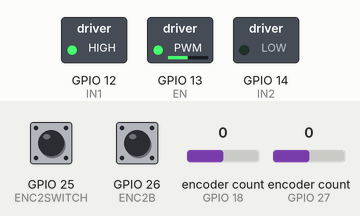
Simulated run of this program. Board: ESP32. Shown: switched loads named in the program (green lamp = pin HIGH). The test bench sets the inputs (shaded band); at power-on: GPIO 25 (ENC2SWITCH) HIGH, GPIO 26 (ENC2B) HIGH, encoder count (sensors on GPIO 18, GPIO 27) 0. What the program prints to the serial monitor is not drawn.

Above: at 1.2 s.
1.3 s: GPIO 25 (ENC2SWITCH) pulled LOW for 0.15 s
At 2.4 s:
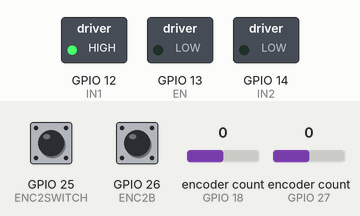
2.9 s: GPIO 25 (ENC2SWITCH) pulled LOW for 1 s
At 3.7 s:
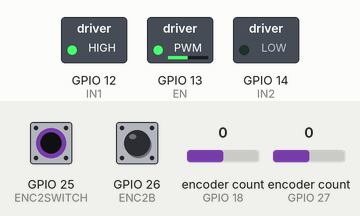
5.4 s: GPIO 25 (ENC2SWITCH) pulled LOW for 3.2 s
At 6.7 s:
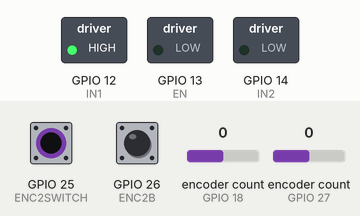
Timing chart, 0 to 8.4 s (numbered marks = the images above; inputs shaded):
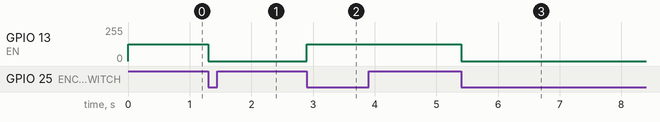

The program:

main.cpp
```cpp
#include <Arduino.h>
#include <ESP32Encoder.h>

#define RADS2RPM 9.5492965964254
#define RPM_GIRARROSTO 1

// Riduzione
//#define GIRARROSTO2ENCODER 19.37    // Girarrosto v1.0 - 500 / 16

/*
    Girarrosto v2.0
    - MotorGear: 75 denti
    - EncoderGear: 15 denti
    - WormWheel: 20 denti

    Riduzione = 75/15 * 20 = 100
*/
#define GIRARROSTO2ENCODER 100    // Girarrosto v2.0 -

// Encoder
#define ENCA 18     // Pin A dell'encoder
#define ENCB 19     // Pin B dell'encoder
#define HALF_QUAD 0 // Flag per decidere se usare half-quad o full-quad
const int pulsesPerRoute = HALF_QUAD ? 100 : 200;       // Numero di impulsi in un giro completo
const float radiansPerPulse = 2*PI / pulsesPerRoute;    // Radianti corrispondenti a 1 impulso
ESP32Encoder Enc;   // Oggetto per gestire l'encoder
long pulseCounter;  // Contatore degli impulsi dell'encoder

// Velocità angolare
float angVel_ps;    // Pulses per second
float angVel_rads;  // Radians per second
float angVel_rpm = 0;   // Routes per minute
float oldVel_rpm;   // Campione precedente

// Variabili temporali: printf(%lu)
unsigned long t=0, oldT;
float deltaT;
int period = 200;   // Deve essere abbastanza grande per avere abbastanza campioni

// Motore con driver L298n
#define EN 13       // Pin su cui mandare il segnale pwm
#define IN1 12      // Pin per la direzione
#define IN2 14      // Pin per la direzione
#define CW 1        // Senso orario
#define CCW 0       // Senso antiorario

// Parametri per PWM : https://randomnerdtutorials.com/esp32-pwm-arduino-ide/
#define CHANNEL 0       // Canale per la funzione ledc
#define FREQUENCY 20000  // Frequenza dell'onda quadra
#define RESOLUTION 11    // Bit di risoluzione del dutycycle => livelli = 2^RESOLUTION
int dutyCycle = 0;
int dutyCycle_print;
const int maxDutyCycle = pow(2, RESOLUTION) -1;
const int pwmSat_low = 1000;
const int pwmSat_high = maxDutyCycle;   // A vuoto consuma 1.25A, meglio non andare più su

// Parametri del PID: funziona QB con 0.01 e 0.01
const float kp = 0.01;
const float ki = 0.01;
const float kd = 0;
volatile float target = 0;    // Velocità angolare da raggiungere e mantenere [rpm]
volatile float memTarget = RPM_GIRARROSTO * GIRARROSTO2ENCODER, tempTarget;    // Variabili per accendere/spegnere la rotazione
float error = 0;
float errorP, errorI, errorD;   // Termini per gestire le varie componenti del PID

// Low-Pass filter
float angVel_filt;
#define N 3
float oldVel[N] = {0};

// Secondo encoder, gestito con interrupt
#define ENC2A 27
#define ENC2B 26
#define ENC2SWITCH 25           // Quando premo sulla manopola
#define KNOB_PULSES_PER_ROUTE 30    // Numero di impulsi per giro
ESP32Encoder knob;              // Oggetto per gestire la manopola
void IRAM_ATTR changeTarget();  // Modifica la velocità target
volatile bool aState, bState;   // Variabili per determinare la direzione
void IRAM_ATTR startStop();     // Accende/spegne la rotazione
volatile bool rotate = true;    // indica se il motore deve girare
volatile unsigned long interruptT = 0;  // Timer per gli interrupt


// Dichiarazioni
void getAngularVelocities(float);
void setDirection(const int);
void setDutyCycle(int);
void lowPassFilter(float);
void changeSpeed();


// ================ SETUP ==================
void setup() {

    Serial.begin(115200);

    // Inizializzazione Encoder di controllo
    pinMode(ENC2A, INPUT);
    pinMode(ENC2B, INPUT);
    pinMode(ENC2SWITCH, INPUT);
    Serial.printf("# Controller: CLK: %d, DT: %d, SW: %d\n", ENC2A, ENC2B, ENC2SWITCH);
    //attachInterrupt(ENC2A, changeTarget, CHANGE);
    attachInterrupt(ENC2SWITCH, startStop, FALLING);
    aState = digitalRead(ENC2A);
    bState = digitalRead(ENC2B);

    // Inizializzazione ledc channel
    ledcSetup(CHANNEL, FREQUENCY, RESOLUTION);
    ledcAttachPin(EN, CHANNEL);
    Serial.printf("# PWM motor signal: EN: %d\n", EN);

    // Inizializzazione pin del motore per la direzione
    pinMode(IN1, OUTPUT);
    pinMode(IN2, OUTPUT);
    setDirection(CW);
    Serial.printf("# Motor direction pins: IN3: %d, IN4: %d\n", IN1, IN2);

    // Inizializzazione dell'encoder
    if ( HALF_QUAD ) {
        Enc.attachHalfQuad(ENCA, ENCB);
    }
    else {
        Enc.attachFullQuad(ENCA, ENCB);
    }
    Serial.printf("# Encoder: pinA: %d, pinB: %d", ENCA, ENCB);

    // Inizializzazione della manopola
    knob.attachHalfQuad(ENC2A, ENC2B);
}

// ================ LOOP ===================
void loop() {

    // Se non c'è il segnale di partenza
    if (!rotate) {
        Serial.printf("#Resting\n");
        return;
    }

    // Calcolo l'intervallo di campionamento
    oldT = t;
    t = micros();
    deltaT = float(t - oldT) / 1000000;     // In secondi

    // Memorizzo il campione precedente della velocità
    oldVel_rpm = angVel_rpm;

    // Misuro la velocità
    getAngularVelocities(deltaT);

    // Filtro
    lowPassFilter(angVel_rpm);

    // Calcolo l'errore
    error = target - angVel_filt;
    // Calcolo il dutyCycle usando i parametri del PID
    // NB: Ignoro il termine integrale

        // Termine proporzionale
        errorP = error;

        // Termine integrale: valore*deltaT
        if ( dutyCycle < pwmSat_high ) {    // Anti wind-up
            errorI += error * deltaT;
        }

        // Sommo le componenti
        dutyCycle = (kp*errorP + ki*errorI + kd*errorD) * maxDutyCycle;


    // Imposto il dutycycle
    if (dutyCycle > pwmSat_high) dutyCycle = pwmSat_high;
    if (dutyCycle < pwmSat_low) dutyCycle = pwmSat_low;
    setDutyCycle(dutyCycle);
    //setDutyCycle( 1400 );

    //Serial.printf("%f, %f, %f\n", angVel_ps, angVel_rads, angVel_rpm);
    dutyCycle_print = dutyCycle / maxDutyCycle * 100;;
    Serial.printf("%.2f, %.2f, %.2f\n", target, angVel_rpm, angVel_filt);
    //Serial.printf("%.2f\n", error);

    changeSpeed();

    delay(period);
}

void getAngularVelocities(float deltaT) {

    // Conto quanti pulses ha fatto nel periodo di campionamento
    pulseCounter = Enc.getCount();
    //Serial.printf("%ld\n", pulseCounter);

    // Calcolo le velocità angolari nelle varie unità di misura
    angVel_ps = (float)pulseCounter / deltaT;
    angVel_rads = angVel_ps * radiansPerPulse;
    angVel_rpm = angVel_rads * RADS2RPM;

    // Azzero il contatore
    Enc.clearCount();
}

void setDirection(const int newDir) {
    if (newDir == CW) {
        digitalWrite(IN1, HIGH);
        digitalWrite(IN2, LOW);
    }
    else if (newDir == CCW) {
        digitalWrite(IN1, LOW);
        digitalWrite(IN2, HIGH);
    }
    else {
        perror("Direzione indicata non valida");
        exit(1);
    }
}

void setDutyCycle(int dt) {
    // Accetto anche un argomento negativo: il segno indica la direzione
    if (dt < 0) {
        setDirection(CCW);
        dt *= -1;
    }
    else {
        setDirection(CW);
    }

    // Il controllo che sia entro i limiti viene fatto fuori

    // Imposto il dutycycle
    ledcWrite(CHANNEL, dt);
}

void lowPassFilter(float newVel) {
    // Inserisco il nuovo valore nell'array
    for( int i=N-1; i>0; i--) {
        //printf("%.2f ---> ", oldVel[i]);
        oldVel[i] = oldVel[i-1];
        //printf("%.2f\n", oldVel[i]);
    }
    oldVel[0] = newVel;

    /*
    for(int i=0; i<N; i++) {
        Serial.printf("%.2f ", oldVel[i]);
    }
    Serial.printf("\n");
    */

    // Calcolo il valore filtrato
    float sum = 0;
    int count = N;
    for( int i=0; i<N; i++) {
        sum += oldVel[i];
    }
    angVel_filt = count? sum/count : 0;
    oldVel[0] = angVel_filt;
}

void IRAM_ATTR startStop() {
    if( millis() - interruptT > 500) {
        rotate = !rotate;
        setDutyCycle(0);
        tempTarget = target;
        target = memTarget;
        memTarget = tempTarget;
        //setDutyCycle(0);
        interruptT = millis();
    }
}

void IRAM_ATTR changeTarget() {
    if ( millis() - interruptT < 100 ) return;

    aState = digitalRead(ENC2A);
    bState = digitalRead(ENC2B);
    if ( aState == bState ) {
        target *= 0.7;
    }
    else {
        target *= 1.4;
    }

    if ( target > 120 ) target = 120;

    interruptT = millis();
}

void changeSpeed() {
    // Conto gli impulsi
    int knobPulses = knob.getCount();
    if (knobPulses==0) return;
    //Serial.printf("%d\n", knobPulses);

    // Modifico la velocità target
    float multiplier = pow(0.9, knobPulses);
    target *= multiplier;

    if (target>120) target = 120;

    // Azzero il contatore
    knob.clearCount();
}
```

Measured:
- after the input at 1.3 s, GPIO 13 (EN): 125/255 → 0/255 at once
- after the input at 2.9 s, GPIO 13 (EN): 0/255 → 125/255 at once
- after the input at 5.4 s, GPIO 13 (EN): 125/255 → 0/255 at once
